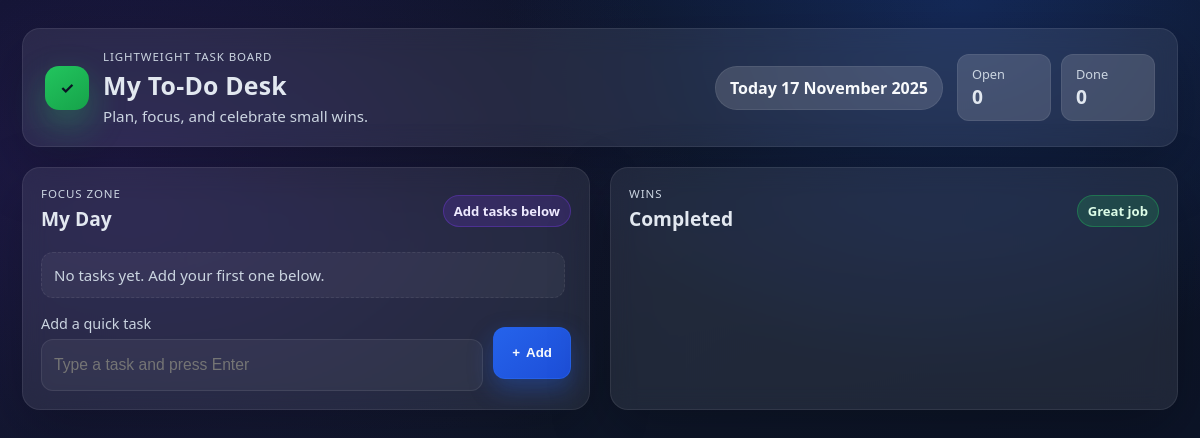
The app's page /, older data.
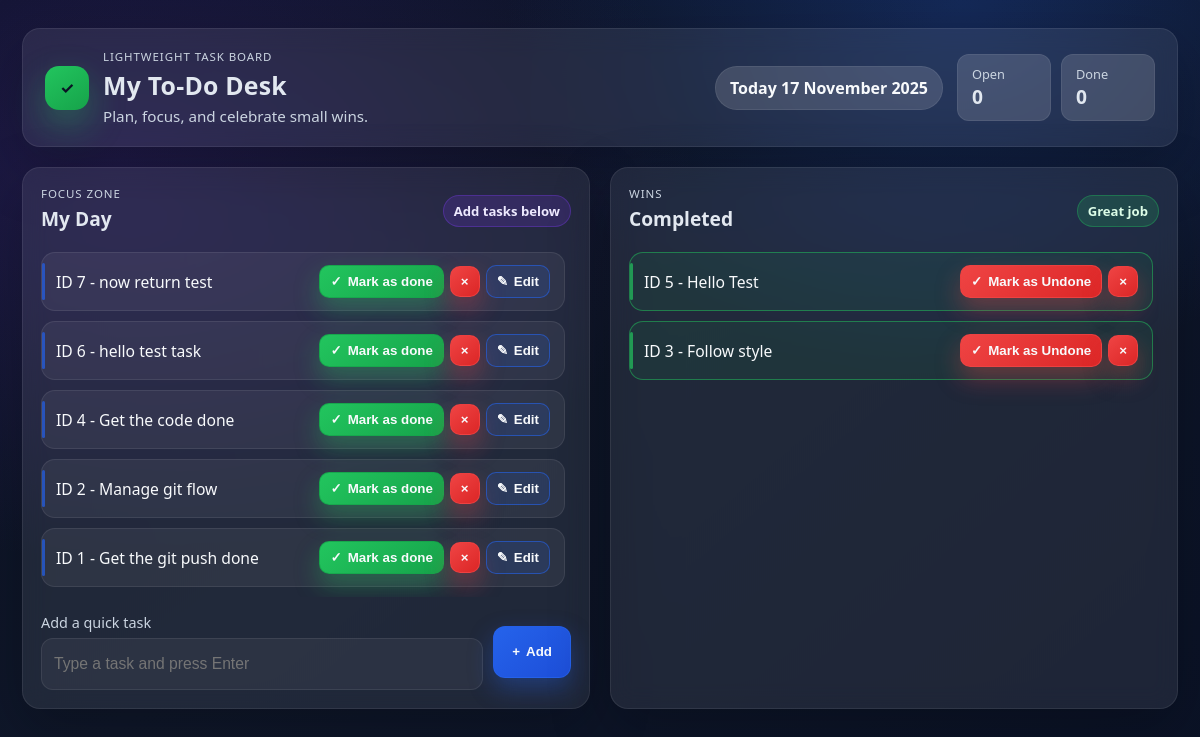
The same page, newer data.
### todo/models.py (models this page shows, shortened)
class Task(models.Model):
    task = models.CharField(max_length=255)
    is_completed = models.BooleanField(default=False)
    created_at = models.DateTimeField(auto_now_add=True)
    updated_at = models.DateTimeField(auto_now=True)

### todo_main/views.py (the view)
# urls.py: 2. Add a URL to urlpatterns:  path('', views.home, name='home')
def home(request):
    tasks = Task.objects.filter(is_completed=False).order_by('-updated_at')
    completed_tasks = Task.objects.filter(is_completed=True).order_by('-updated_at')
    context = {
        'tasks': tasks,
        'completed_tasks': completed_tasks,
    }
    return render(request, 'home.html', context)

### templates/home.html (shortened to what this page needs)
{% load static %}
<!DOCTYPE html>
<html lang="en">
<head>
  <link rel="stylesheet" href="{% static 'css/style.css' %}" />
</head>
<body>
  <div class="page-shell">
    <header class="app-header">
      <div class="brand">
        <div class="brand-mark">&check;</div>
        <div>
          <p class="eyebrow">Lightweight task board</p>
          <h1>My To-Do Desk</h1>
          <p class="subhead">Plan, focus, and celebrate small wins.</p>
        </div>
      </div>
      <div class="header-meta">
        <div class="date-chip">Today <span id="today-date">{% now "j F Y" %}</span></div>
        <div class="stats">
          <div class="stat-card">
            <p class="label">Open</p>
            <p id="open-count" class="value">0</p>
          </div>
          <div class="stat-card">
            <p class="label">Done</p>
            <p id="done-count" class="value">0</p>
          </div>
        </div>
      </div>
    </header>
    <main class="app-main">
      <section class="column">
        <div class="column-header">
          <div>
            <p class="eyebrow">Focus zone</p>
            <h2>My Day</h2>
          </div>
          <span class="pill accent">Add tasks below</span>
        </div>
        <div id="tasks-list" class="card-list">
          {% if tasks %}
            {% for task in tasks %}
              <div class="task-card" data-id="{{ task.id }}">
                <div class="task-text">ID {{ task.pk }} - {{ task.task }}</div>
                <div class="btn-group">
                  <a href="{% url 'mark_as_done' task.pk %}"><button class="btn btn-success" data-action="done">
                    <span class="icon">&#10003;</span>Mark as done
                  </button></a>
                 <a href="{% url 'delete_task' task.pk %}"> <button class="btn btn-danger" data-action="delete">
                    <span class="icon">&times;</span>
                  </button></a>
                  <a href="{% url 'edit_task' task.pk %}"><button class="btn btn-outline" data-action="edit">
                    <span class="icon">&#9998;</span>Edit
                  </button></a>
                </div>
              </div>
            {% endfor %}
          {% else %}
            <p class="list-empty">No tasks yet. Add your first one below.</p>
          {% endif %}
        </div>
        <form class="new-task-wrapper" id="new-task-form" action="{% url 'addTask' %}" method="POST">
          <div class="field">
            <label for="new-task-input">Add a quick task</label>
            <input
              type="text"
              id="new-task-input"
              name="task"
              class="new-task-input"
              placeholder="Type a task and press Enter"
              autocomplete="off"
              required
            />
          </div>
          <button id="add-task-btn" class="btn btn-primary" type="submit">
            <span class="icon">+</span>
            Add
          </button>
        </form>
      </section>
      <section class="column">
        <div class="column-header">
          <div>
            <p class="eyebrow">Wins</p>
            <h2>Completed</h2>
          </div>
          <span class="pill success">Great job</span>
        </div>
        <div id="completed-list" class="card-list">
            {% for task in completed_tasks %}
              <div class="task-card completed" data-id="{{ task.id }}">
                <div class="task-text">ID {{ task.pk }} - {{ task.task }}</div>
                <div class="btn-group">
                  <a href="{% url 'mark_as_undone' task.pk %}"><button class="btn btn-danger" data-action="done">
                    <span class="icon">&#10003;</span>Mark as Undone
                  </button></a>
                  <a href="{% url 'delete_task' task.pk %}"><button class="btn btn-danger" data-action="delete">
                    <span class="icon">&times;</span>
                  </button></a>
                </div>
              </div>
            {% endfor %}
        </div>
      </section>
    </main>
  </div>
</body>
</html>

Row changes from the older to the newer data that the page shows:
added Task: pk "7", task "now return test", shown under "My Day"
added Task: pk "6", task "hello test task", shown under "My Day"
added Task: pk "4", task "Get the code done", shown under "My Day"
added Task: pk "2", task "Manage git flow", shown under "My Day"
added Task: pk "1", task "Get the git push done", shown under "My Day"
added Task: pk "5", task "Hello Test", shown under "Completed"
added Task: pk "3", task "Follow style", shown under "Completed"
Text that changed along with them:
text no longer shown: "No tasks yet. Add your first one below."
